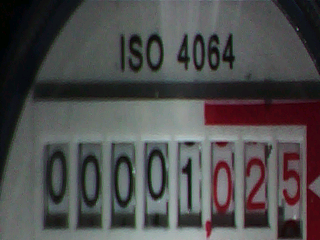
#> input picture python_scripts/test_adaptive_rgb.bmp, 320 x 240 px
$ python adaptive_threshold_single_file.py
#> lines starting #> are read from the running program, lines starting #| are printed output that depends on the picture; after the words box and inside, x2 and y2 are one past the last pixel; in counts of white or black regions, pixels touching at a corner belong together
import cv2

print('Apply adaptive threshold')

image_src = cv2.imread("test_adaptive_rgb.bmp")
#> image_src is the input picture: shape (240, 320, 3); mean B, G, R 77.2, 77.2, 78

# Convert to grayscale
gray = cv2.cvtColor(image_src, cv2.COLOR_BGR2GRAY)
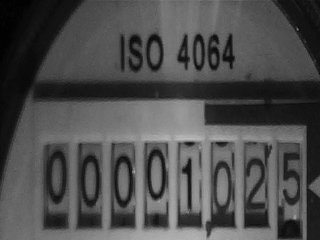
#> gray: shape (240, 320); min 0, max 188, mean 77.4

# Apply adaptive thresholding
binary_picture = cv2.adaptiveThreshold(gray,255,cv2.ADAPTIVE_THRESH_MEAN_C, cv2.THRESH_BINARY,11,3)
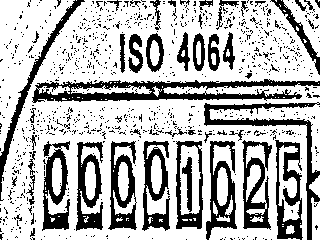
#> binary_picture: shape (240, 320); 70.8% white; 908 black regions (855 under 20 px), largest, box (x1, y1, x2, y2) and area: (32, 79, 320, 103) 3193, (204, 102, 320, 240) 1791, (275, 140, 303, 240) 1341

cv2.imshow("image_src", image_src)
cv2.imshow("binary_picture", binary_picture)

cv2.waitKey(0)
cv2.destroyAllWindows()
